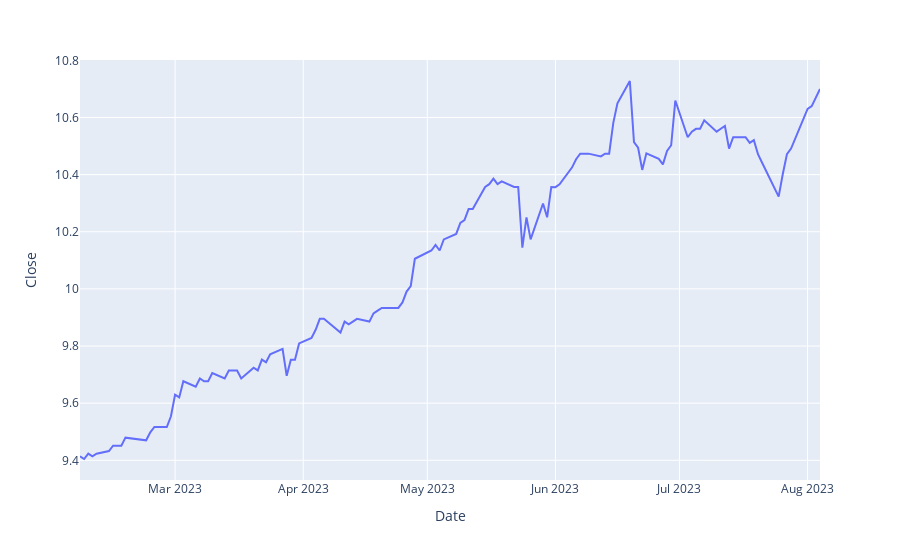

Write notebook code for a chart like this one.
### Code cell
px.line(history_df, x=history_df.index, y=history_df.Close)
